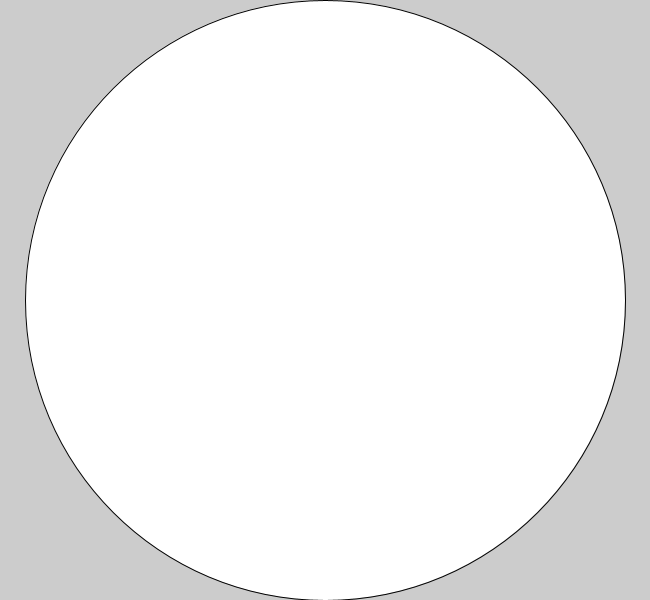
Frame 1 (no input)
Frame 60 (the mouse pressed at the canvas centre just before this capture): identical to frame 1, image omitted
Frame 120 (the mouse held since frame 60 and released just before this capture): identical to frame 1, image omitted

The Processing sketch that drew this single still picture (run headless with seeded random() and noise(); from frame 60 on, the mouse is pressed at the canvas centre):

// Processing sketch: GeometryIntro
// ── GeometryIntro.pde
//Global Variables
int centerX, centerY;
int faceDiameter;

void setup() {
size (650, 600);
//fullScreen();
println("Screen Width is", displayWidth, "Screen Height is", displayHeight);
//rect();
centerX = width/2;
centerY = height/2;
faceDiameter = height;

ellipse(centerX, centerY, faceDiameter, faceDiameter);


}//End setup

void draw() {
 
}//End draw

void keyPressed() {}//End keyPressed

void mousePressed() {}//End mousePressed
